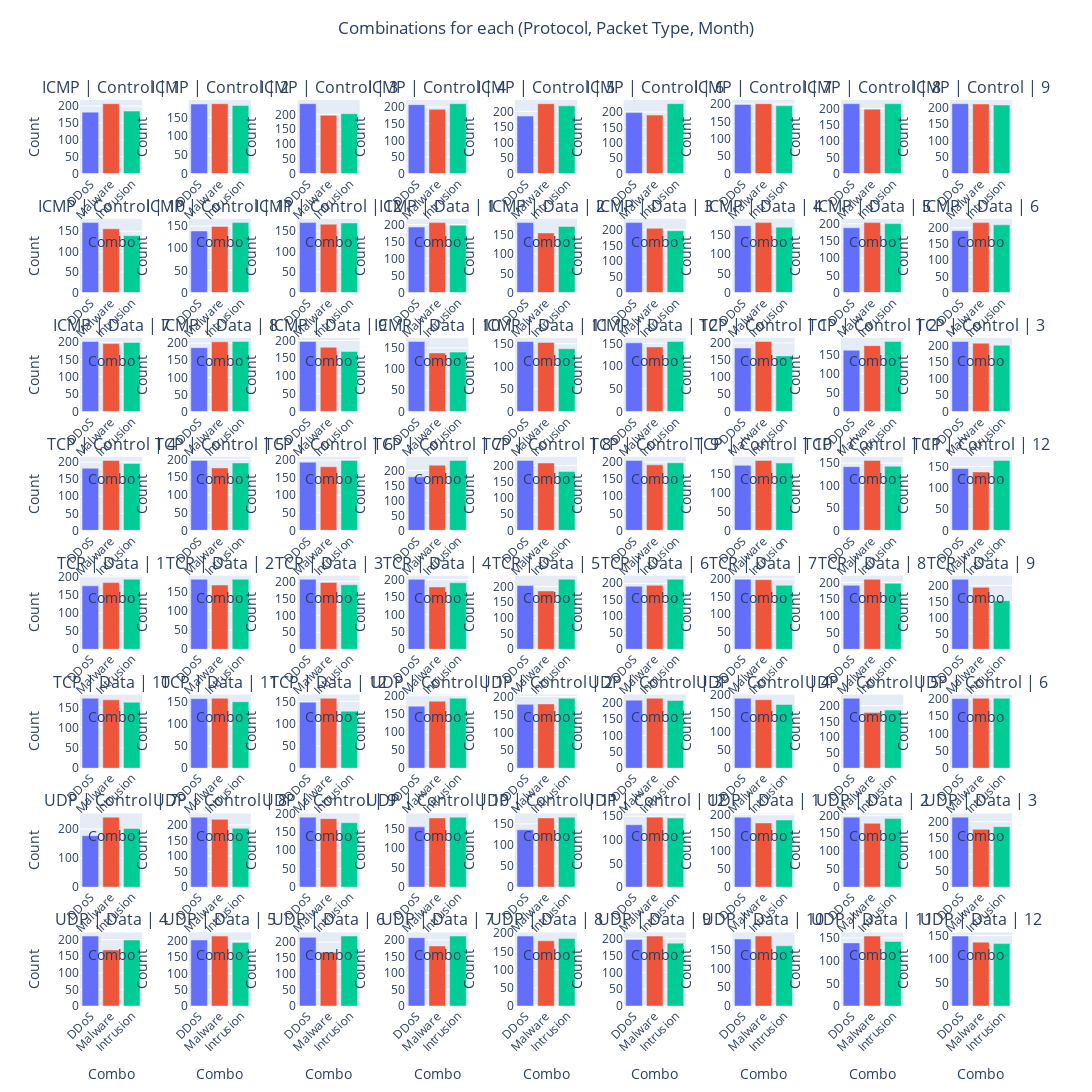

The notebook cell this image was saved under:
### Code cell
combination = good_combinations_df.iloc[0,0:3].tolist()
columns = deepcopy(combination)
columns.append("Attack Type")

temp_data = cleaned_data[columns]
temp_data = temp_data.pivot_table(
    index=combination,  
    columns="Attack Type",
    aggfunc="count",
    fill_value=0
)
temp_data["Total"]= temp_data.sum(axis=1)
# Get unique combinations of first 3 features
unique_combos = temp_data.index.unique()
attack_types = ["DDoS", "Malware", "Intrusion"]

# Create subplots - one for each (Traffic Type, Protocol, Packet Type) combination
num_combos = len(unique_combos)
nb_cols = 9
nb_rows = (num_combos + nb_cols -1) // nb_cols  # 3 columns per row

fig = make_subplots(
    rows=nb_rows,
    cols=nb_cols,
    subplot_titles=[f"{c[0]} | {c[1]} | {c[2]}" for c in unique_combos],
    horizontal_spacing=0.05,
    vertical_spacing=0.05,
)

for idx, combo in enumerate(unique_combos):
    row = (idx // nb_cols) + 1
    col = (idx % nb_cols) + 1
    for i, attack_type in enumerate(attack_types):
        fig.add_trace(
            go.Bar(
                x=[attack_type],
                y=[temp_data.loc[combo, attack_type]],
                name=attack_type,
                marker_color=palette[i % len(palette)],
                legendgroup=attack_type,
                showlegend=False
            ),
            row=row, col=col
        )
        
    fig.update_xaxes(title_text="Combo", row=row, col=col, tickangle=-45)
    fig.update_yaxes(title_text="Count", row=row, col=col)

fig.update_layout(
    height=400 * nb_rows,
    width=1600,
    title={
        'text': f"Combinations for each ({', '.join(combination)})",
        'y': 0.98,
        'x': 0.5,
        'xanchor': 'center',
        'yanchor': 'top'
    },
    barmode='group',
    showlegend=True
)

fig.show()
